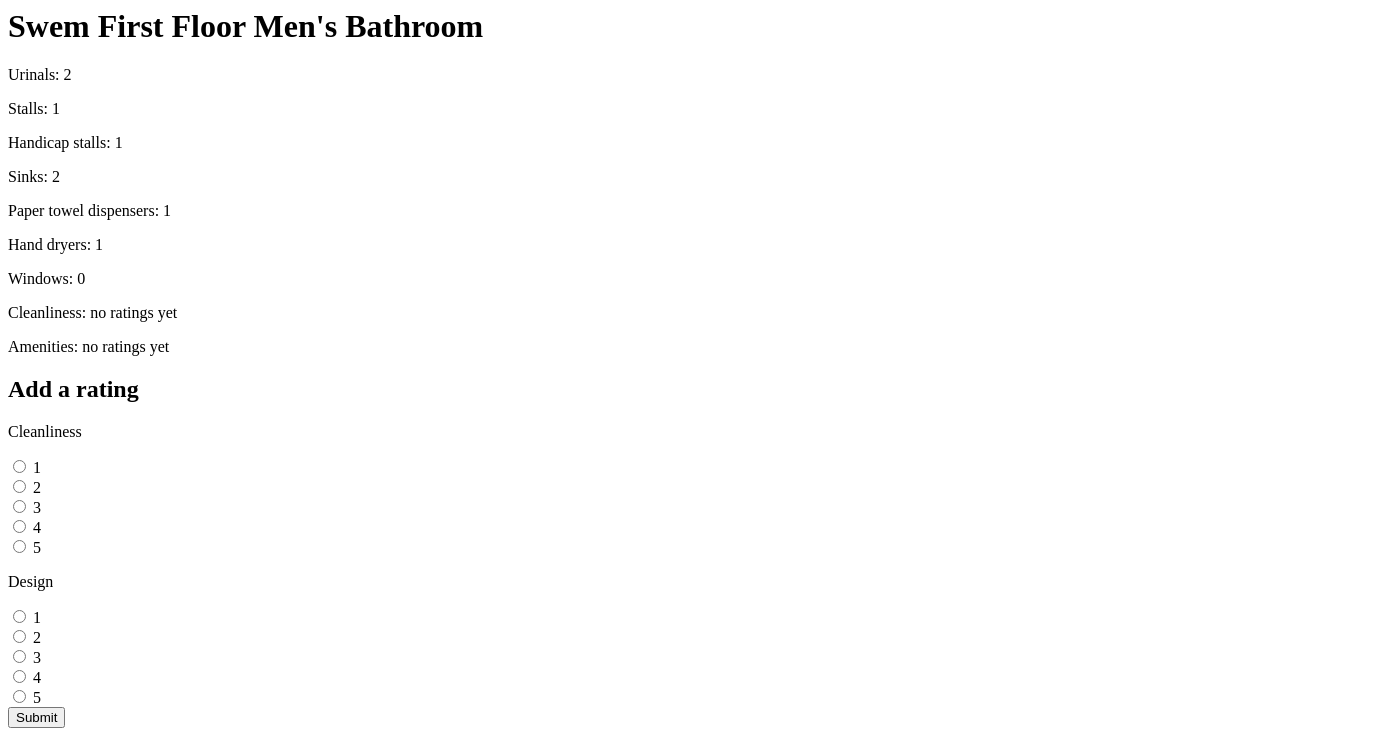
/bathrooms/1/, run on an earlier commit of the app's database.
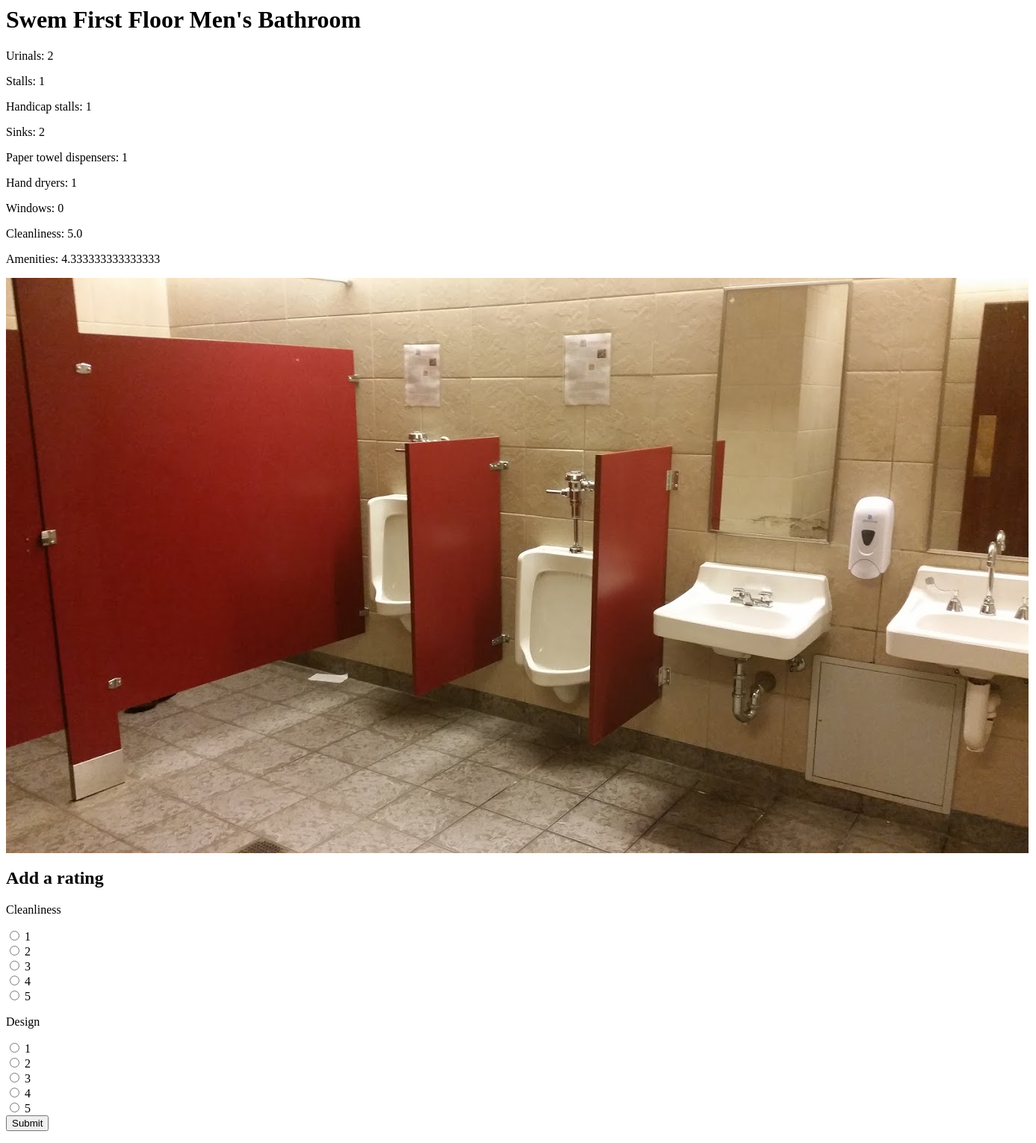
And on a later commit of the database.
### bathrooms/models.py (models this page shows, shortened)
class Bathroom(models.Model):
	name = models.CharField(max_length=100)
	urinals = models.PositiveSmallIntegerField()
	stalls = models.PositiveSmallIntegerField()
	handicap_stalls = models.PositiveSmallIntegerField()
	sinks = models.PositiveSmallIntegerField()
	paper_towels = models.PositiveSmallIntegerField()
	hand_dryers = models.PositiveSmallIntegerField()
	windows = models.PositiveSmallIntegerField()

class Image(models.Model):
	bathroom = models.ForeignKey(Bathroom, on_delete=models.CASCADE)
	image = models.ImageField(upload_to='static/photos')

### bathrooms/views.py (the view)
# urls.py: url(r'^(?P<bathroom_id>[0-9]+)/$', views.detail, name='detail'),
def detail(request, bathroom_id):
	bathroom = get_object_or_404(Bathroom, id=bathroom_id)
	ratings = Rating.objects.filter(bathroom__id=bathroom_id)
	images = Image.objects.filter(bathroom__id=bathroom_id)
	cleanliness_rating_sum = 0
	amenities_rating_sum = 0
	rating_n = 0
	for rating in ratings:
		cleanliness_rating_sum += rating.cleanliness_rating
		amenities_rating_sum += rating.amenities_rating
		rating_n += 1
	cleanliness_rating = 'no ratings yet'
	amenities_rating = 'no ratings yet'
	if rating_n > 0:
		cleanliness_rating = cleanliness_rating_sum / rating_n
		amenities_rating = amenities_rating_sum / rating_n
	return render(request, 'bathroom.html', {
		'bathroom': bathroom,
		'cleanliness_rating': cleanliness_rating,
		'amenities_rating': amenities_rating,
		'images': images
	})

### bathrooms/templates/bathroom.html (shortened to what this page needs)
{% if bathroom %}
	<h1>{{ bathroom.name }}</h1>
	<p>Urinals: {{bathroom.urinals}}</p>
	<p>Stalls: {{bathroom.stalls}}</p>
	<p>Handicap stalls: {{bathroom.handicap_stalls}}</p>
	<p>Sinks: {{bathroom.sinks}}</p>
	<p>Paper towel dispensers: {{bathroom.paper_towels}}</p>
	<p>Hand dryers: {{bathroom.hand_dryers}}</p>
	<p>Windows: {{bathroom.windows}}</p>
	<p>Cleanliness: {{cleanliness_rating}}</p>
	<p>Amenities: {{amenities_rating}}</p>
{% endif %}
{% for image in images %}
	<p><img src="{{ image.image.url }}" alt="Bathroom in {{ bathroom.name }}"></p>
{% endfor %}
<h2>Add a rating</h2>
<form action="{% url 'bathrooms:vote' bathroom.id %}" method="post">
<p>Cleanliness</p>
<input type="radio" name="cleanliness" value="1" />
<label for="1">1</label><br />
<input type="radio" name="cleanliness" value="2" />
<label for="2">2</label><br />
<input type="radio" name="cleanliness" value="3" />
<label for="3">3</label><br />
<input type="radio" name="cleanliness" value="4" />
<label for="4">4</label><br />
<input type="radio" name="cleanliness" value="5" />
<label for="5">5</label><br />
<p>Design</p>
<input type="radio" name="amenities" value="1" />
<label for="1">1</label><br />
<input type="radio" name="amenities" value="2" />
<label for="2">2</label><br />
<input type="radio" name="amenities" value="3" />
<label for="3">3</label><br />
<input type="radio" name="amenities" value="4" />
<label for="4">4</label><br />
<input type="radio" name="amenities" value="5" />
<label for="5">5</label><br />
<input type="submit" value="Submit" />
</form>

What changed in the data, as far as the page shows it:
added Image: image (picture)
Also different on the page:
{{ cleanliness_rating }}: "no ratings yet" → "5.0"
{{ amenities_rating }}: "no ratings yet" → "4.333333333333333"
